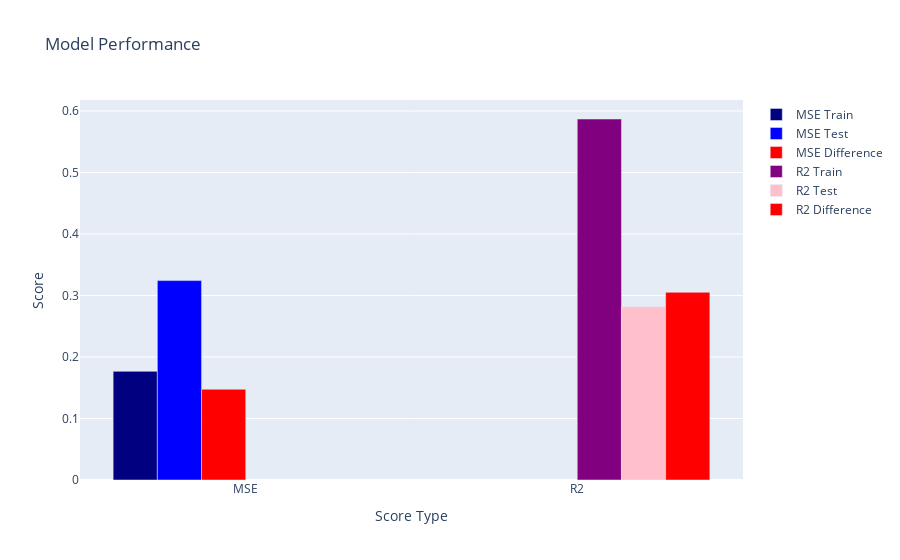

Notebook cell for this chart:
### Code cell
# Create a Gradient Boosting model

from sklearn.ensemble import GradientBoostingRegressor

model = GradientBoostingRegressor(learning_rate=0.01, 
                                  max_depth=5, 
                                  max_features='sqrt', 
                                  min_samples_leaf=1, 
                                  min_samples_split=2, 
                                  n_estimators=500, 
                                  subsample=0.8)

# Train the model
model.fit(df_x_select, df_y)

# Get the training MSE, R2 score, Testing MSE, and R2 score
mse_train = mean_squared_error(df_y, model.predict(df_x_select))
r2_train = r2_score(df_y, model.predict(df_x_select))
mse_test = mean_squared_error(df_test_y, model.predict(df_test_x_select))
r2_test = r2_score(df_test_y, model.predict(df_test_x_select))

# Print the training MSE and R2 score
print('Training MSE: ', mse_train)
print('Training R2: ', r2_train)

# Print the testing MSE and R2 score
print('Testing MSE: ', mse_test)
print('Testing R2: ', r2_test)

# Display the scores
plot_scores(mse_train, r2_train, mse_test, r2_test)

# Save the model
pickle.dump(model, open('models/regression/gb.pkl', 'wb'))

### Figure 1 — Plotly figure (JSON) as saved in the notebook; plotly's stock layout.template omitted (floating-point values rounded to 4 significant figures)
{"data": [{"marker": {"color": "navy"}, "name": "MSE Train", "type": "bar", "x": ["MSE"], "y": [0.1767]}, {"marker": {"color": "blue"}, "name": "MSE Test", "type": "bar", "x": ["MSE"], "y": [0.3242]}, {"marker": {"color": "red"}, "name": "MSE Difference", "type": "bar", "x": ["MSE"], "y": [0.1476]}, {"marker": {"color": "purple"}, "name": "R2 Train", "type": "bar", "x": ["R2"], "y": [0.587]}, {"marker": {"color": "pink"}, "name": "R2 Test", "type": "bar", "x": ["R2"], "y": [0.2818]}, {"marker": {"color": "red"}, "name": "R2 Difference", "type": "bar", "x": ["R2"], "y": [0.3052]}], "layout": {"title": {"text": "Model Performance"}, "xaxis": {"title": {"text": "Score Type"}}, "yaxis": {"title": {"text": "Score"}}}}
